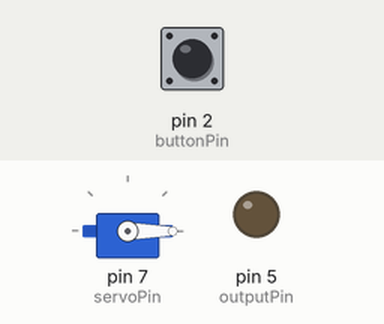
Simulated run of this sketch. Board: Arduino Uno, built with avr-gcc and run on an emulated ATmega328P. On the bench: servo, output pins drawn as LEDs (lit = HIGH). The test bench sets the inputs (shaded band); at power-on: pin 2 (buttonPin) HIGH.

Above: at 1.2 s.
1.3 s: pin 2 (buttonPin) pulled LOW for 0.15 s
At 1.9 s:
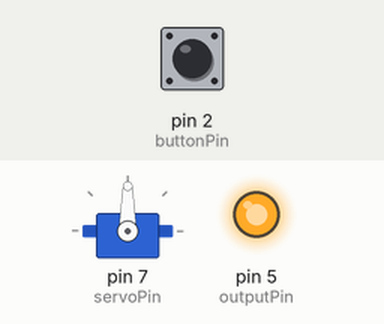
Timing chart, 0 to 17.8 s (numbered marks = the images above; inputs shaded):
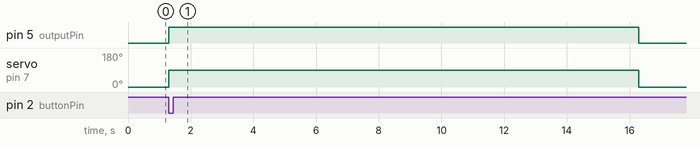

Measured:
- after the input at 1.3 s, pin 5 (outputPin): LOW → HIGH at once, → LOW 15.0 s later; servo on pin 7 (servoPin): 0° → 90° at once, → 0° 15.0 s later

The sketch:

servo_magnet_move1.ino
```cpp
//control of small servo motor by the button switch
//the motor turns to the specified degree and returns to initial position
//Dr. Anton Sheinin, TAU, 2017.

#include <Servo.h>
Servo myservo;                    // create servo object to control a servo
int servoPin = 7;                 // the pin for servo control
int buttonPin = 2;                // the pin for the button
int outputPin = 5;                // the pin for the output BNC (sends HIGH or LOW)
int angle = 0;                    // variable to write an angle to the servo
int state;                        // state to monitor the button
//////////////////////////////CHANGEABLE VALUES///////////////////////////////////////////////////////
int waittime = 15000;             // wait time (in msec) for the servo to spend in desired position
int newangle = 90;                // the new value of angle
/////////////////////////////////////////////////////////////////////////////////////////////////////

void setup() {
  myservo.attach(servoPin);        // attaches the servo to its pin
  myservo.write(0);                //inital position; 0 degree
  pinMode(buttonPin, INPUT_PULLUP);
  pinMode(outputPin, OUTPUT);
}

void loop() {
  state = digitalRead(buttonPin);
//  Serial.println(state);
  if (state == LOW)  {
    angle = newangle;
    digitalWrite(outputPin, HIGH); //the output pin and BNC are HIGH
    myservo.write(angle);
    delay(waittime);              // wait the specified time
    digitalWrite(outputPin, LOW); // the output pin and BNC are LOW
    myservo.write(0);             // return servo to initial position
    delay(15);                    // short delay to send the command to servo
  }
}
```
